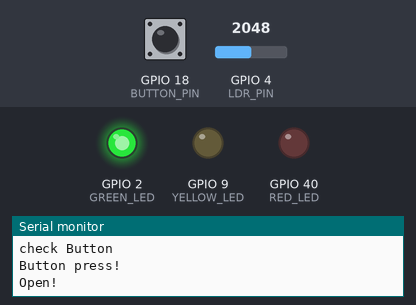
This sketch was run on a simulated ESP32-S3. On the bench: output pins drawn as LEDs (lit = HIGH), the last lines printed to the serial monitor. Inputs (shaded band) come from the test bench; at power-on: GPIO 4 (LDR_PIN) = 2048, GPIO 18 (BUTTON_PIN) HIGH.

Above: at 1.2 s.
1.3 s: GPIO 4 (LDR_PIN) set to 659
4.3 s: GPIO 4 (LDR_PIN) set to 546
At 5.6 s:
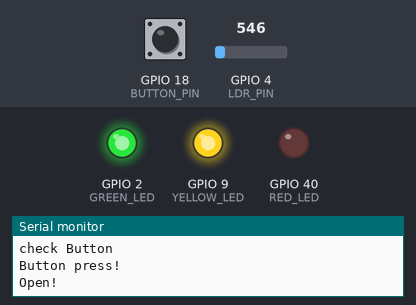
6.7 s: GPIO 4 (LDR_PIN) set to 640
At 9.1 s:
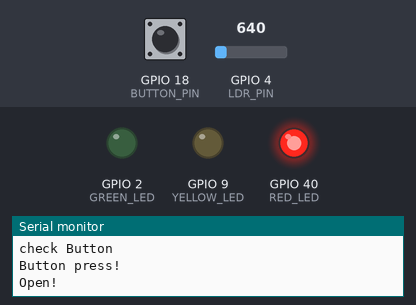
9.7 s: GPIO 4 (LDR_PIN) set to 560
At 16.2 s:
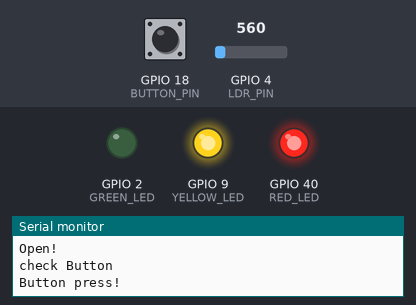
Timing chart, 0 to 52.9 s (numbered marks = the images above; inputs shaded):
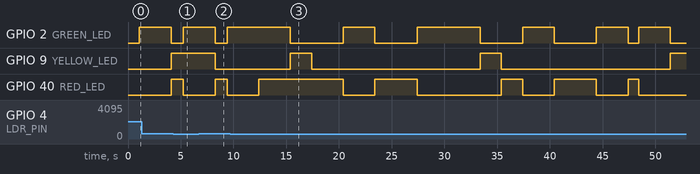

Measured:
- the behaviour switches between 601 and 600 on GPIO 4 (LDR_PIN) (found by bisection; images 0 and 1)
- after the input at 6.7 s, GPIO 2 (GREEN_LED): HIGH → LOW after 1.6 s, → HIGH 1.1 s later; GPIO 9 (YELLOW_LED): HIGH → LOW after 1.6 s
- after the input at 9.7 s, GPIO 9 (YELLOW_LED): alternates HIGH for 2.0 s and LOW for 16.0 s, starting after 5.7 s

The sketch:

sketch.ino
```cpp
#include <WiFi.h>
#include <HTTPClient.h>

#define GREEN_LED 2 // Pin for green LED control
#define RED_LED 40 // Pin for red LED control
#define YELLOW_LED 9 // Pin for yellow LED control

const int BUTTON_PIN = 18;  // Pin number for the pushbutton
const int LDR_PIN = 4;  // Pin number for the LDR sensor

int buttonState = 0;  // Variable for reading the button status
int ldrThreshold = 600; // Threshold value for the LDR sensor
int buttonPressCount = 0; // Counter for button presses
unsigned long lastDebounceTime = 0; // To handle debounce
unsigned long debounceDelay = 50; // Debounce delay in milliseconds

void setup() {
  // Configure LED pins as OUTPUT
  pinMode(GREEN_LED, OUTPUT);
  pinMode(RED_LED, OUTPUT);
  pinMode(YELLOW_LED, OUTPUT);

  // Configure button pin as INPUT
  pinMode(BUTTON_PIN, INPUT);

  // Initialize LEDs to OFF
  digitalWrite(GREEN_LED, LOW);
  digitalWrite(RED_LED, LOW);
  digitalWrite(YELLOW_LED, LOW);

  // Start serial communication for debugging
  Serial.begin(9600);
}

void loop() {
  int ldrValue = analogRead(LDR_PIN); // Read the LDR value

  if (ldrValue > ldrThreshold) {
    activateNightMode();
  } else {
    activateDayMode();
  }
  checkButtonPress();

}

void activateNightMode() {
  static unsigned long previousMillis = 0;
  unsigned long currentMillis = millis();

  if (currentMillis - previousMillis >= 1000) { // Blink yellow LED every second
    previousMillis = currentMillis;
    digitalWrite(YELLOW_LED, !digitalRead(YELLOW_LED)); // Toggle the yellow LED
  }
}

void activateDayMode() {
  // Day mode sequence: green -> yellow -> red
  digitalWrite(GREEN_LED, HIGH);
  delay(3000);
  digitalWrite(GREEN_LED, LOW);
  checkButtonPress();

  digitalWrite(YELLOW_LED, HIGH);
  delay(2000);
  digitalWrite(YELLOW_LED, LOW);

  digitalWrite(RED_LED, HIGH);
  delay(1000);
  checkButtonPress();
  delay(1000);
  checkButtonPress();
  delay(1000);
  checkButtonPress();
  delay(1000);
  checkButtonPress();
  delay(1000);
  checkButtonPress();
  digitalWrite(RED_LED, LOW);
}

void checkButtonPress() {
  Serial.println("check Button");

  int reading = digitalRead(BUTTON_PIN);

  if (reading == HIGH && (millis() - lastDebounceTime) > debounceDelay) {
    Serial.println("Button press!");
    lastDebounceTime = millis();
    buttonPressCount++;

    if (buttonPressCount == 1) {
      Serial.println("Open!");
      openTrafficLight();
    } else if (buttonPressCount == 3) {
      Serial.println("Aert!");
      sendAlert();
      buttonPressCount = 0; // Reset the count
    }
  }
}

void openTrafficLight() {
  delay(1000); // Wait 1 second before opening the traffic light
  digitalWrite(RED_LED, LOW);
  digitalWrite(GREEN_LED, HIGH);
  delay(3000);
  digitalWrite(GREEN_LED, LOW);
  digitalWrite(RED_LED, HIGH);
}

void sendAlert() {
  if (WiFi.status() == WL_CONNECTED) {
    HTTPClient http;
    http.begin("http://www.google.com.br/");
    int httpResponseCode = http.GET();

    if (httpResponseCode > 0) {
      Serial.println("Alert sent successfully!");
    } else {
      Serial.print("Error sending alert: ");
      Serial.println(httpResponseCode);
    }

    http.end();
  } else {
    Serial.println("WiFi not connected!");
  }
}
```
